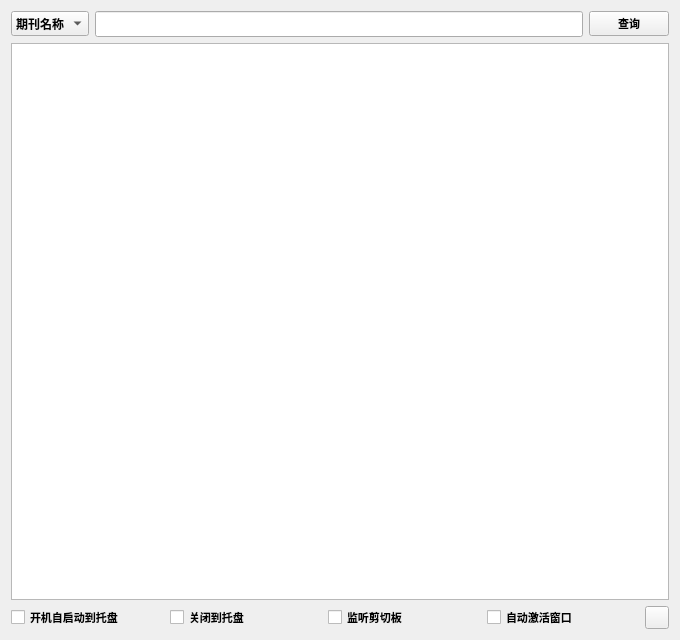
<?xml version="1.0" encoding="UTF-8"?>
<ui version="4.0">
 <class>Kht</class>
 <widget class="QWidget" name="Kht">
  <property name="geometry">
   <rect>
    <x>0</x>
    <y>0</y>
    <width>680</width>
    <height>640</height>
   </rect>
  </property>
  <property name="font">
   <font>
    <family>微软雅黑</family>
    <pointsize>8</pointsize>
    <bold>true</bold>
   </font>
  </property>
  <property name="windowTitle">
   <string/>
  </property>
  <property name="windowIcon">
   <iconset resource="resources/resources.qrc">
    <normaloff>:/image/jcr-logo.jpg</normaloff>:/image/jcr-logo.jpg</iconset>
  </property>
  <layout class="QGridLayout" name="gridLayout">
   <item row="0" column="0">
    <layout class="QVBoxLayout" name="verticalLayout">
     <item>
      <layout class="QHBoxLayout" name="horizontalLayout">
       <item>
        <widget class="QComboBox" name="comboBox_searchField">
         <property name="font">
          <font>
           <family>微软雅黑</family>
           <pointsize>9</pointsize>
           <bold>true</bold>
          </font>
         </property>
         <item>
          <property name="text">
           <string>期刊名称</string>
          </property>
         </item>
         <item>
          <property name="text">
           <string>ISSN</string>
          </property>
         </item>
         <item>
          <property name="text">
           <string>EISSN</string>
          </property>
         </item>
        </widget>
       </item>
       <item>
        <widget class="QLineEdit" name="lineEdit_journalName">
         <property name="font">
          <font>
           <family>微软雅黑</family>
           <pointsize>10</pointsize>
           <italic>true</italic>
           <bold>true</bold>
          </font>
         </property>
        </widget>
       </item>
       <item>
        <widget class="QPushButton" name="pushButton_selectJournal">
         <property name="text">
          <string>查询</string>
         </property>
        </widget>
       </item>
      </layout>
     </item>
     <item>
      <widget class="QTableView" name="tableView_journalInformation">
       <property name="font">
        <font>
         <family>微软雅黑</family>
         <pointsize>8</pointsize>
         <bold>true</bold>
        </font>
       </property>
       <property name="editTriggers">
        <set>QAbstractItemView::EditTrigger::NoEditTriggers</set>
       </property>
       <attribute name="horizontalHeaderVisible">
        <bool>false</bool>
       </attribute>
       <attribute name="verticalHeaderVisible">
        <bool>false</bool>
       </attribute>
      </widget>
     </item>
     <item>
      <layout class="QHBoxLayout" name="horizontalLayout_3">
       <item>
        <widget class="QCheckBox" name="checkBox_autoStart">
         <property name="text">
          <string>开机自启动到托盘</string>
         </property>
        </widget>
       </item>
       <item>
        <widget class="QCheckBox" name="checkBox_exit2Taskbar">
         <property name="text">
          <string>关闭到托盘</string>
         </property>
        </widget>
       </item>
       <item>
        <widget class="QCheckBox" name="checkBox_monitorClipboard">
         <property name="text">
          <string>监听剪切板</string>
         </property>
        </widget>
       </item>
       <item>
        <widget class="QCheckBox" name="checkBox_autoActivateWindow">
         <property name="text">
          <string>自动激活窗口</string>
         </property>
        </widget>
       </item>
       <item>
        <widget class="QToolButton" name="toolButton_list">
         <property name="contextMenuPolicy">
          <enum>Qt::ContextMenuPolicy::DefaultContextMenu</enum>
         </property>
         <property name="text">
          <string/>
         </property>
         <property name="icon">
          <iconset resource="resources/resources.qrc">
           <normaloff>:/icon/menu.svg</normaloff>:/icon/menu.svg</iconset>
         </property>
        </widget>
       </item>
      </layout>
     </item>
    </layout>
   </item>
  </layout>
  <action name="actionExit">
   <property name="icon">
    <iconset resource="resources/resources.qrc">
     <normaloff>:/icon/exit.svg</normaloff>:/icon/exit.svg</iconset>
   </property>
   <property name="text">
    <string>退出程序</string>
   </property>
  </action>
  <action name="actionAbout">
   <property name="icon">
    <iconset resource="resources/resources.qrc">
     <normaloff>:/image/jcr-logo.jpg</normaloff>:/image/jcr-logo.jpg</iconset>
   </property>
   <property name="text">
    <string>关于</string>
   </property>
   <property name="toolTip">
    <string>关于</string>
   </property>
  </action>
  <action name="actionSelectTable">
   <property name="icon">
    <iconset theme="QIcon::ThemeIcon::EditSelectAll"/>
   </property>
   <property name="text">
    <string>选择数据表</string>
   </property>
   <property name="menuRole">
    <enum>QAction::MenuRole::TextHeuristicRole</enum>
   </property>
  </action>
 </widget>
 <resources>
  <include location="resources/resources.qrc"/>
 </resources>
 <connections/>
</ui>
